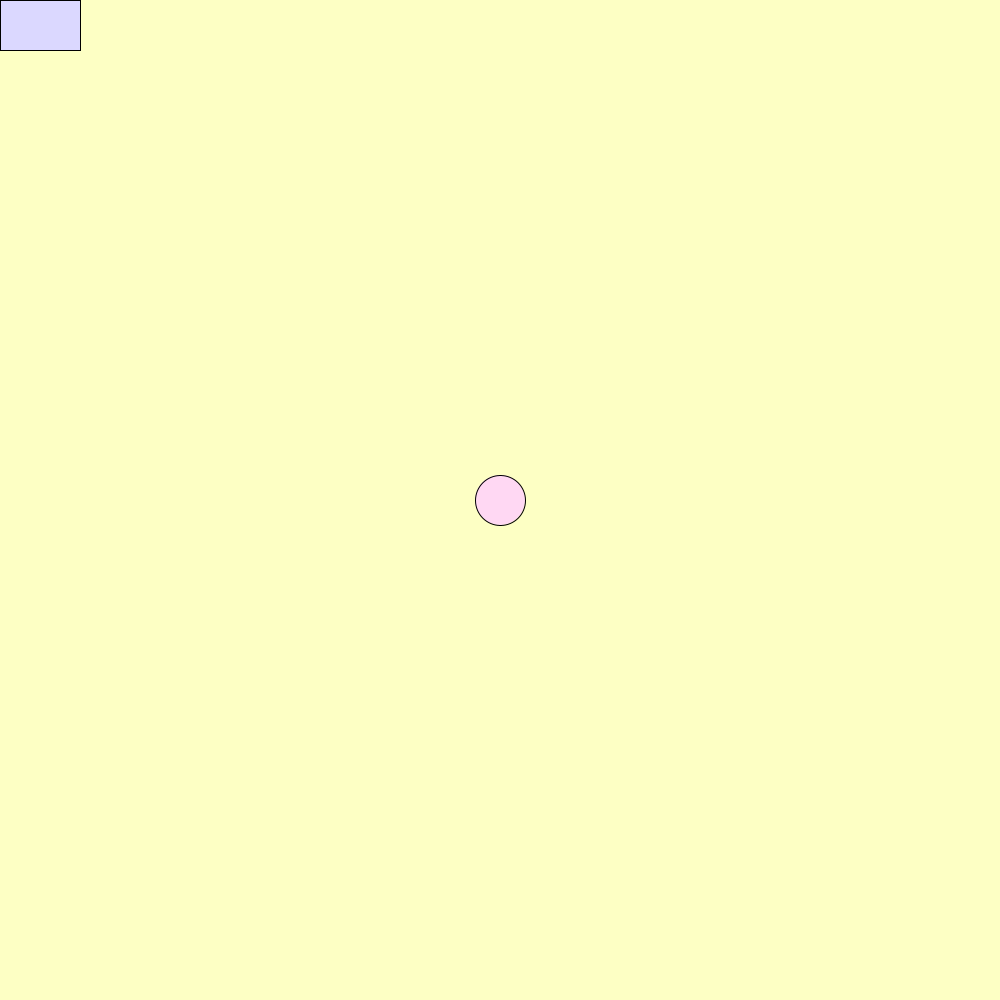
Frame 1 (no input)
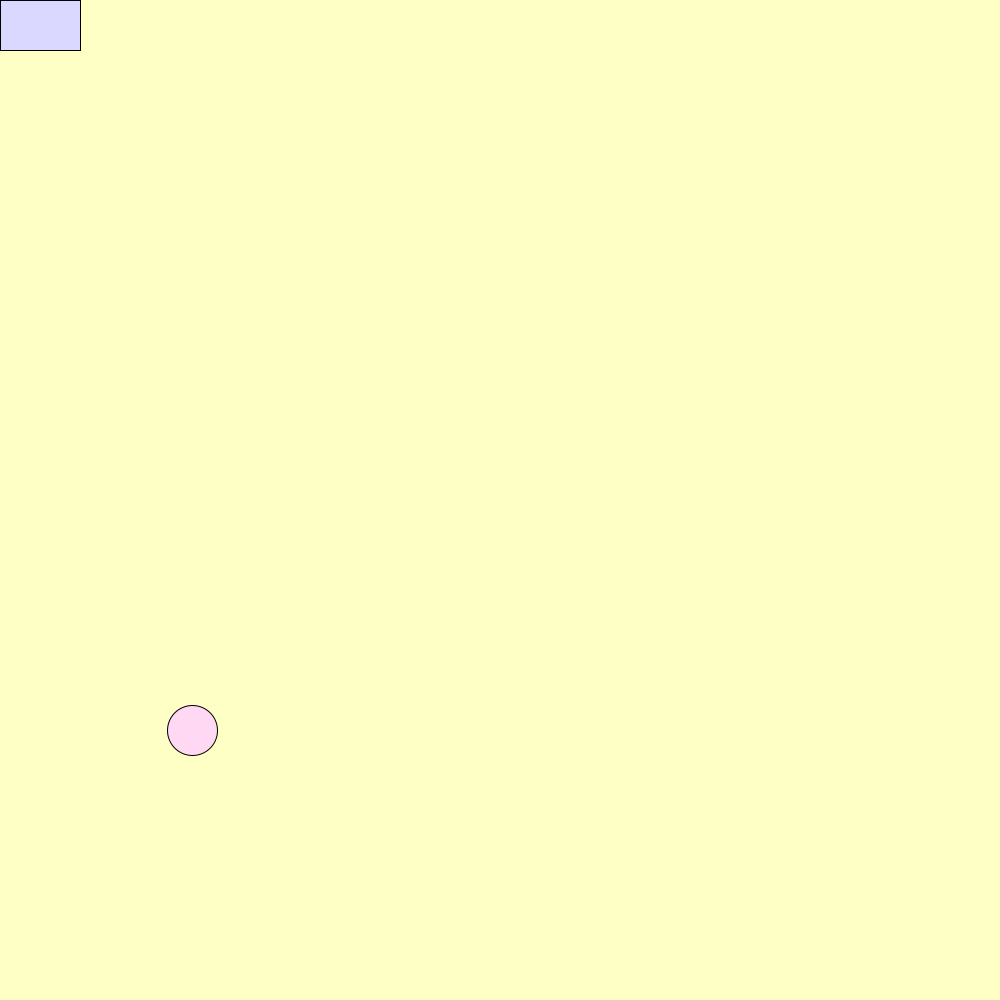
Frame 60 (the mouse pressed at the canvas centre just before this capture)
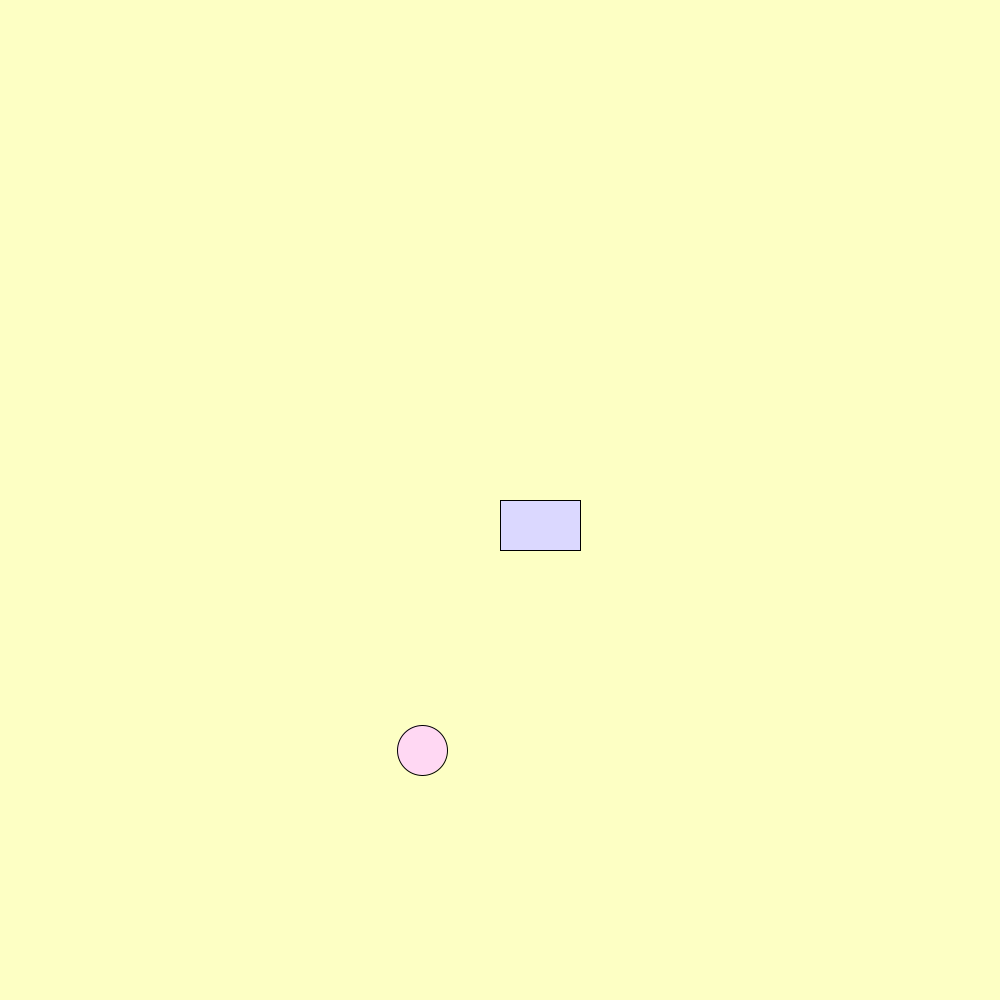
Frame 120 (the mouse held since frame 60 and released just before this capture)

The Processing sketch that drew these frames (run headless with seeded random() and noise(); from frame 60 on, the mouse is pressed at the canvas centre):

// Processing sketch: sujani_mygame
// ── sujani_mygame.pde
void setup()

{
  size(1000, 1000);
  background(#FDFFC4);
}
int foodX = 500;
int foodY = 500;
void draw()
{
  background(#FDFFC4);
  fill(#DBD8FF);
  rect(mouseX,mouseY,80,50);
  fill(#FFD8F3);
  ellipse(foodX,foodY,50,50);
  
  if(foodX>foodY && foodX<foodX+ 100 && foodY<foodY+100);
  {
  foodX = (int) random (900);
  foodY = (int) random (900);
  }
}
